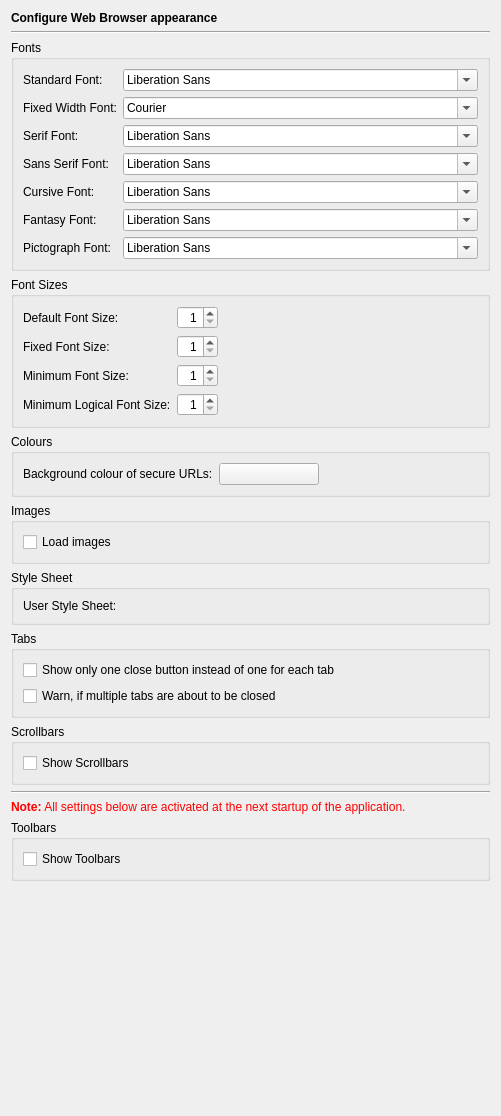
<?xml version="1.0" encoding="UTF-8"?>
<ui version="4.0">
 <class>WebBrowserAppearancePage</class>
 <widget class="QWidget" name="WebBrowserAppearancePage">
  <property name="geometry">
   <rect>
    <x>0</x>
    <y>0</y>
    <width>499</width>
    <height>1116</height>
   </rect>
  </property>
  <layout class="QVBoxLayout" name="verticalLayout_5">
   <item>
    <widget class="QLabel" name="headerLabel">
     <property name="text">
      <string>&lt;b&gt;Configure Web Browser appearance&lt;/b&gt;</string>
     </property>
    </widget>
   </item>
   <item>
    <widget class="Line" name="line17">
     <property name="frameShape">
      <enum>QFrame::HLine</enum>
     </property>
     <property name="frameShadow">
      <enum>QFrame::Sunken</enum>
     </property>
     <property name="orientation">
      <enum>Qt::Horizontal</enum>
     </property>
    </widget>
   </item>
   <item>
    <widget class="QGroupBox" name="groupBox_4">
     <property name="title">
      <string>Fonts</string>
     </property>
     <layout class="QGridLayout" name="gridLayout">
      <item row="0" column="0">
       <widget class="QLabel" name="label_2">
        <property name="text">
         <string>Standard Font:</string>
        </property>
       </widget>
      </item>
      <item row="0" column="1">
       <widget class="QFontComboBox" name="standardFontCombo">
        <property name="sizePolicy">
         <sizepolicy hsizetype="Expanding" vsizetype="Fixed">
          <horstretch>0</horstretch>
          <verstretch>0</verstretch>
         </sizepolicy>
        </property>
        <property name="toolTip">
         <string>Select the standard font</string>
        </property>
       </widget>
      </item>
      <item row="1" column="0">
       <widget class="QLabel" name="label_3">
        <property name="text">
         <string>Fixed Width Font:</string>
        </property>
       </widget>
      </item>
      <item row="1" column="1">
       <widget class="QFontComboBox" name="fixedFontCombo">
        <property name="sizePolicy">
         <sizepolicy hsizetype="Expanding" vsizetype="Fixed">
          <horstretch>0</horstretch>
          <verstretch>0</verstretch>
         </sizepolicy>
        </property>
        <property name="toolTip">
         <string>Select the fixed width font</string>
        </property>
        <property name="fontFilters">
         <set>QFontComboBox::MonospacedFonts</set>
        </property>
       </widget>
      </item>
      <item row="2" column="0">
       <widget class="QLabel" name="label_4">
        <property name="text">
         <string>Serif Font:</string>
        </property>
       </widget>
      </item>
      <item row="2" column="1">
       <widget class="QFontComboBox" name="serifFontCombo">
        <property name="sizePolicy">
         <sizepolicy hsizetype="Expanding" vsizetype="Fixed">
          <horstretch>0</horstretch>
          <verstretch>0</verstretch>
         </sizepolicy>
        </property>
        <property name="toolTip">
         <string>Select the serif font</string>
        </property>
       </widget>
      </item>
      <item row="3" column="0">
       <widget class="QLabel" name="label_5">
        <property name="text">
         <string>Sans Serif Font:</string>
        </property>
       </widget>
      </item>
      <item row="3" column="1">
       <widget class="QFontComboBox" name="sansSerifFontCombo">
        <property name="sizePolicy">
         <sizepolicy hsizetype="Expanding" vsizetype="Fixed">
          <horstretch>0</horstretch>
          <verstretch>0</verstretch>
         </sizepolicy>
        </property>
        <property name="toolTip">
         <string>Select the sans serif font</string>
        </property>
       </widget>
      </item>
      <item row="4" column="0">
       <widget class="QLabel" name="label_6">
        <property name="text">
         <string>Cursive Font:</string>
        </property>
       </widget>
      </item>
      <item row="4" column="1">
       <widget class="QFontComboBox" name="cursiveFontCombo">
        <property name="sizePolicy">
         <sizepolicy hsizetype="Expanding" vsizetype="Fixed">
          <horstretch>0</horstretch>
          <verstretch>0</verstretch>
         </sizepolicy>
        </property>
        <property name="toolTip">
         <string>Select the cursive font</string>
        </property>
       </widget>
      </item>
      <item row="5" column="0">
       <widget class="QLabel" name="label_7">
        <property name="text">
         <string>Fantasy Font:</string>
        </property>
       </widget>
      </item>
      <item row="5" column="1">
       <widget class="QFontComboBox" name="fantasyFontCombo">
        <property name="sizePolicy">
         <sizepolicy hsizetype="Expanding" vsizetype="Fixed">
          <horstretch>0</horstretch>
          <verstretch>0</verstretch>
         </sizepolicy>
        </property>
        <property name="toolTip">
         <string>Select the fantasy font</string>
        </property>
       </widget>
      </item>
      <item row="6" column="0">
       <widget class="QLabel" name="pictographFontLabel">
        <property name="text">
         <string>Pictograph Font:</string>
        </property>
       </widget>
      </item>
      <item row="6" column="1">
       <widget class="QFontComboBox" name="pictographFontCombo">
        <property name="sizePolicy">
         <sizepolicy hsizetype="Expanding" vsizetype="Fixed">
          <horstretch>0</horstretch>
          <verstretch>0</verstretch>
         </sizepolicy>
        </property>
        <property name="toolTip">
         <string>Select the pictograph font</string>
        </property>
       </widget>
      </item>
     </layout>
    </widget>
   </item>
   <item>
    <widget class="QGroupBox" name="groupBox_6">
     <property name="title">
      <string>Font Sizes</string>
     </property>
     <layout class="QGridLayout" name="gridLayout_4">
      <item row="0" column="0">
       <widget class="QLabel" name="label_8">
        <property name="text">
         <string>Default Font Size:</string>
        </property>
       </widget>
      </item>
      <item row="0" column="1">
       <widget class="QSpinBox" name="defaultSizeSpinBox">
        <property name="alignment">
         <set>Qt::AlignRight|Qt::AlignTrailing|Qt::AlignVCenter</set>
        </property>
        <property name="minimum">
         <number>1</number>
        </property>
       </widget>
      </item>
      <item row="1" column="0">
       <widget class="QLabel" name="label_9">
        <property name="text">
         <string>Fixed Font Size:</string>
        </property>
       </widget>
      </item>
      <item row="1" column="1">
       <widget class="QSpinBox" name="fixedSizeSpinBox">
        <property name="alignment">
         <set>Qt::AlignRight|Qt::AlignTrailing|Qt::AlignVCenter</set>
        </property>
        <property name="minimum">
         <number>1</number>
        </property>
       </widget>
      </item>
      <item row="2" column="0">
       <widget class="QLabel" name="label_10">
        <property name="text">
         <string>Minimum Font Size:</string>
        </property>
       </widget>
      </item>
      <item row="2" column="1">
       <widget class="QSpinBox" name="minSizeSpinBox">
        <property name="alignment">
         <set>Qt::AlignRight|Qt::AlignTrailing|Qt::AlignVCenter</set>
        </property>
        <property name="minimum">
         <number>1</number>
        </property>
       </widget>
      </item>
      <item row="3" column="0">
       <widget class="QLabel" name="label_11">
        <property name="text">
         <string>Minimum Logical Font Size:</string>
        </property>
       </widget>
      </item>
      <item row="3" column="1">
       <widget class="QSpinBox" name="minLogicalSizeSpinBox">
        <property name="alignment">
         <set>Qt::AlignRight|Qt::AlignTrailing|Qt::AlignVCenter</set>
        </property>
        <property name="minimum">
         <number>1</number>
        </property>
       </widget>
      </item>
      <item row="3" column="2">
       <spacer name="horizontalSpacer_2">
        <property name="orientation">
         <enum>Qt::Horizontal</enum>
        </property>
        <property name="sizeHint" stdset="0">
         <size>
          <width>230</width>
          <height>20</height>
         </size>
        </property>
       </spacer>
      </item>
     </layout>
    </widget>
   </item>
   <item>
    <widget class="QGroupBox" name="groupBox_3">
     <property name="title">
      <string>Colours</string>
     </property>
     <layout class="QGridLayout" name="gridLayout_2">
      <item row="0" column="0">
       <widget class="QLabel" name="textLabel1_3">
        <property name="text">
         <string>Background colour of secure URLs:</string>
        </property>
       </widget>
      </item>
      <item row="0" column="1">
       <widget class="QPushButton" name="secureURLsColourButton">
        <property name="minimumSize">
         <size>
          <width>100</width>
          <height>0</height>
         </size>
        </property>
        <property name="toolTip">
         <string>Select the background colour for secure URLs.</string>
        </property>
        <property name="text">
         <string/>
        </property>
       </widget>
      </item>
      <item row="0" column="2">
       <spacer name="horizontalSpacer">
        <property name="orientation">
         <enum>Qt::Horizontal</enum>
        </property>
        <property name="sizeHint" stdset="0">
         <size>
          <width>141</width>
          <height>20</height>
         </size>
        </property>
       </spacer>
      </item>
     </layout>
    </widget>
   </item>
   <item>
    <widget class="QGroupBox" name="groupBox">
     <property name="title">
      <string>Images</string>
     </property>
     <layout class="QVBoxLayout" name="verticalLayout">
      <item>
       <widget class="QCheckBox" name="autoLoadImagesCheckBox">
        <property name="toolTip">
         <string>Select to load images</string>
        </property>
        <property name="text">
         <string>Load images</string>
        </property>
       </widget>
      </item>
     </layout>
    </widget>
   </item>
   <item>
    <widget class="QGroupBox" name="groupBox_2">
     <property name="title">
      <string>Style Sheet</string>
     </property>
     <layout class="QHBoxLayout" name="horizontalLayout">
      <item>
       <widget class="QLabel" name="label">
        <property name="text">
         <string>User Style Sheet:</string>
        </property>
       </widget>
      </item>
      <item>
       <widget class="E5PathPicker" name="styleSheetPicker" native="true">
        <property name="sizePolicy">
         <sizepolicy hsizetype="Expanding" vsizetype="Preferred">
          <horstretch>0</horstretch>
          <verstretch>0</verstretch>
         </sizepolicy>
        </property>
        <property name="focusPolicy">
         <enum>Qt::StrongFocus</enum>
        </property>
        <property name="toolTip">
         <string>Enter the file name of a user style sheet</string>
        </property>
       </widget>
      </item>
     </layout>
    </widget>
   </item>
   <item>
    <widget class="QGroupBox" name="tabsGroupBox">
     <property name="title">
      <string>Tabs</string>
     </property>
     <layout class="QVBoxLayout" name="verticalLayout_2">
      <item>
       <widget class="QCheckBox" name="tabsCloseButtonCheckBox">
        <property name="text">
         <string>Show only one close button instead of one for each tab</string>
        </property>
       </widget>
      </item>
      <item>
       <widget class="QCheckBox" name="warnOnMultipleCloseCheckBox">
        <property name="toolTip">
         <string>Select to issue a warning, if multiple tabs are about to be closed</string>
        </property>
        <property name="text">
         <string>Warn, if multiple tabs are about to be closed</string>
        </property>
       </widget>
      </item>
     </layout>
    </widget>
   </item>
   <item>
    <widget class="QGroupBox" name="groupBox_7">
     <property name="title">
      <string>Scrollbars</string>
     </property>
     <layout class="QVBoxLayout" name="verticalLayout_4">
      <item>
       <widget class="QCheckBox" name="scrollbarsCheckBox">
        <property name="toolTip">
         <string>Select to show scrollbars. Note: Scrolling is possible even without them.</string>
        </property>
        <property name="text">
         <string>Show Scrollbars</string>
        </property>
       </widget>
      </item>
     </layout>
    </widget>
   </item>
   <item>
    <widget class="Line" name="line9_2">
     <property name="frameShape">
      <enum>QFrame::HLine</enum>
     </property>
     <property name="frameShadow">
      <enum>QFrame::Sunken</enum>
     </property>
     <property name="orientation">
      <enum>Qt::Horizontal</enum>
     </property>
    </widget>
   </item>
   <item>
    <widget class="QLabel" name="TextLabel1_2_2_2">
     <property name="text">
      <string>&lt;font color=&quot;#FF0000&quot;&gt;&lt;b&gt;Note:&lt;/b&gt; All settings below are activated at the next startup of the application.&lt;/font&gt;</string>
     </property>
    </widget>
   </item>
   <item>
    <widget class="QGroupBox" name="groupBox_5">
     <property name="title">
      <string>Toolbars</string>
     </property>
     <layout class="QVBoxLayout" name="verticalLayout_3">
      <item>
       <widget class="QCheckBox" name="toolbarsCheckBox">
        <property name="toolTip">
         <string>Select to show toolbars</string>
        </property>
        <property name="text">
         <string>Show Toolbars</string>
        </property>
       </widget>
      </item>
     </layout>
    </widget>
   </item>
   <item>
    <spacer>
     <property name="orientation">
      <enum>Qt::Vertical</enum>
     </property>
     <property name="sizeHint" stdset="0">
      <size>
       <width>479</width>
       <height>121</height>
      </size>
     </property>
    </spacer>
   </item>
  </layout>
 </widget>
 <customwidgets>
  <customwidget>
   <class>E5PathPicker</class>
   <extends>QWidget</extends>
   <header>E5Gui/E5PathPicker.h</header>
   <container>1</container>
  </customwidget>
 </customwidgets>
 <tabstops>
  <tabstop>standardFontCombo</tabstop>
  <tabstop>fixedFontCombo</tabstop>
  <tabstop>serifFontCombo</tabstop>
  <tabstop>sansSerifFontCombo</tabstop>
  <tabstop>cursiveFontCombo</tabstop>
  <tabstop>fantasyFontCombo</tabstop>
  <tabstop>pictographFontCombo</tabstop>
  <tabstop>defaultSizeSpinBox</tabstop>
  <tabstop>fixedSizeSpinBox</tabstop>
  <tabstop>minSizeSpinBox</tabstop>
  <tabstop>minLogicalSizeSpinBox</tabstop>
  <tabstop>secureURLsColourButton</tabstop>
  <tabstop>autoLoadImagesCheckBox</tabstop>
  <tabstop>styleSheetPicker</tabstop>
  <tabstop>tabsCloseButtonCheckBox</tabstop>
  <tabstop>warnOnMultipleCloseCheckBox</tabstop>
  <tabstop>scrollbarsCheckBox</tabstop>
  <tabstop>toolbarsCheckBox</tabstop>
 </tabstops>
 <resources/>
 <connections/>
</ui>
